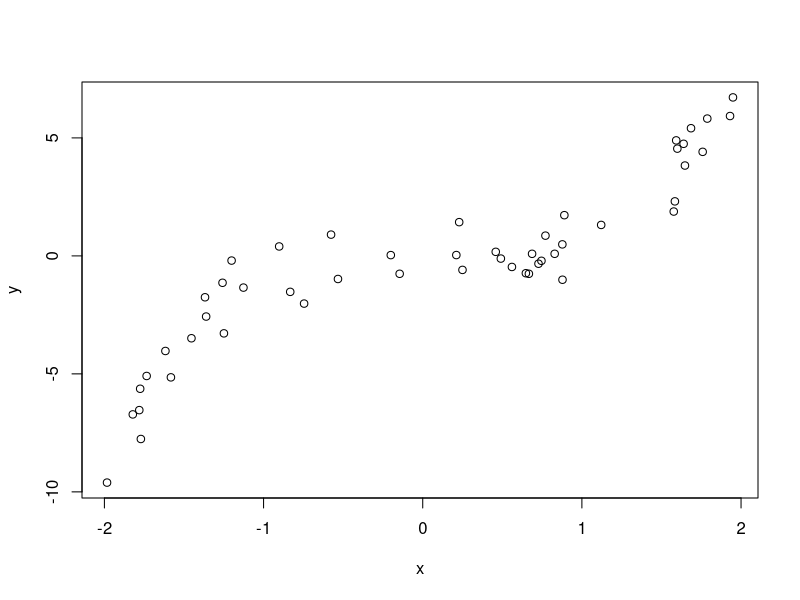
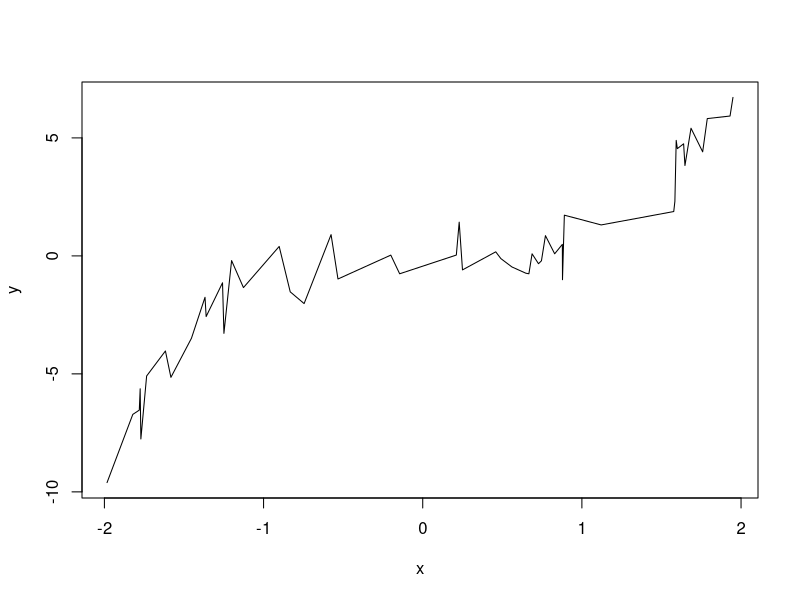
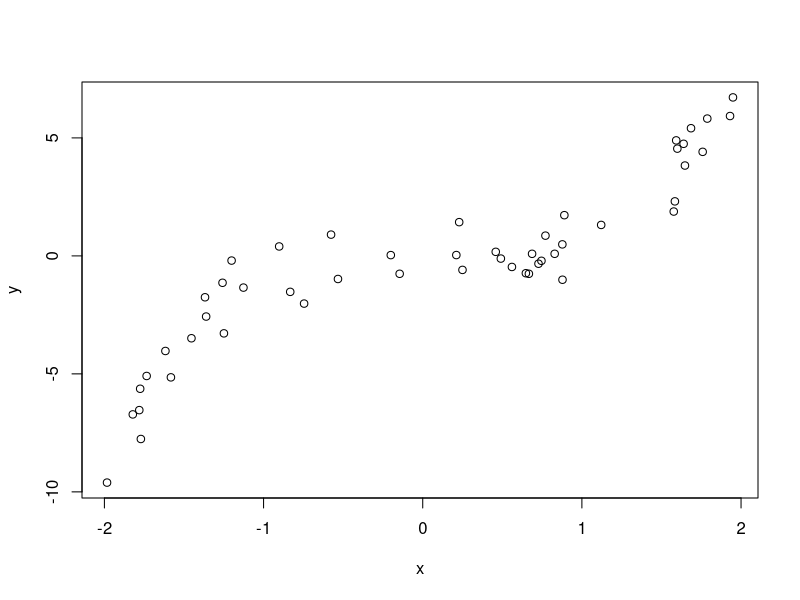
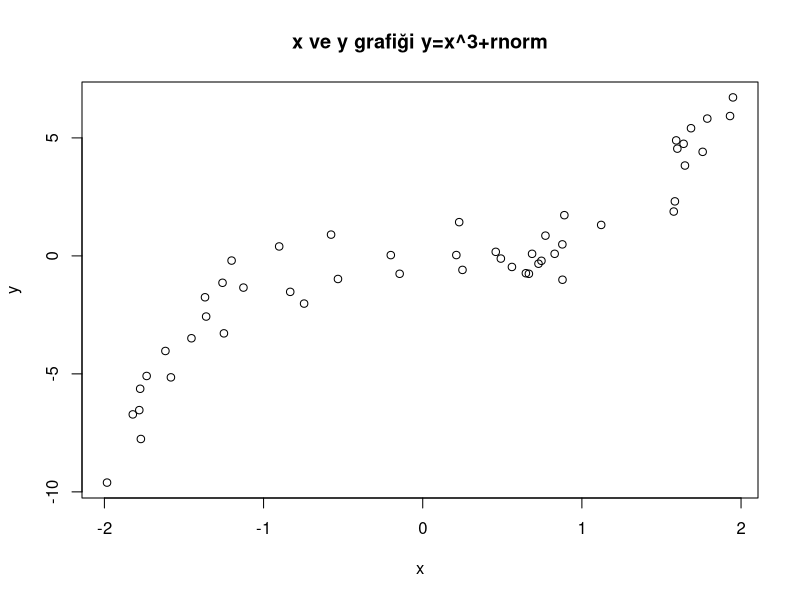
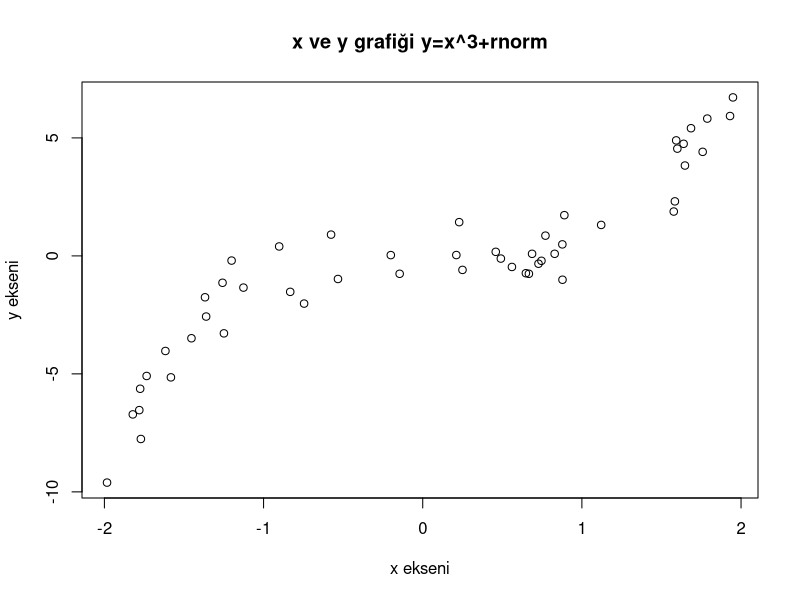
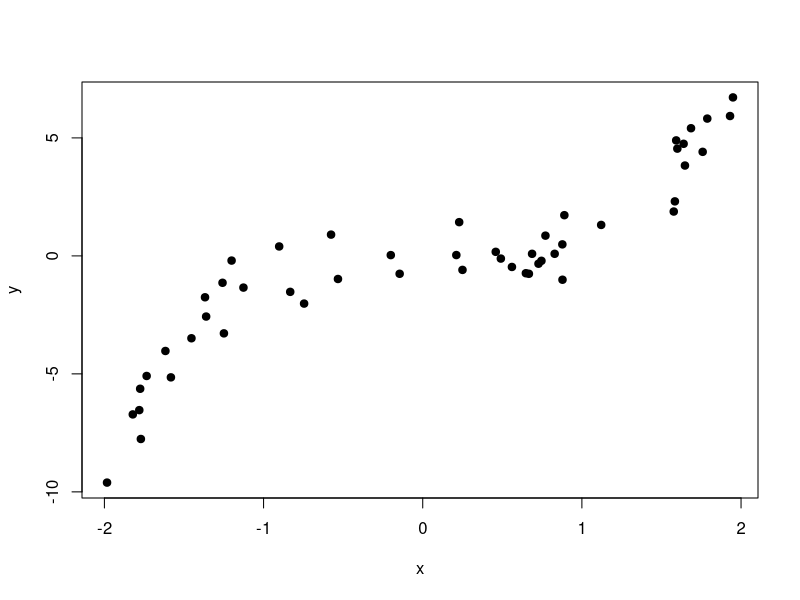
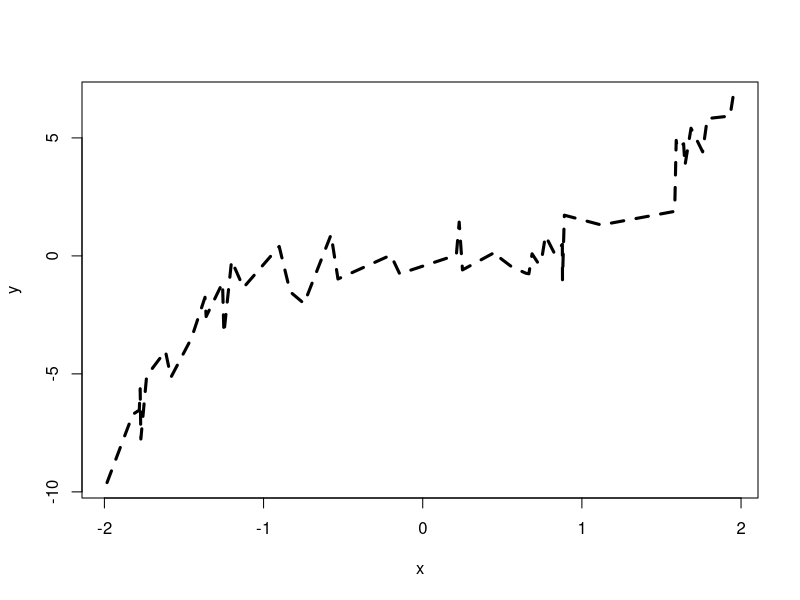
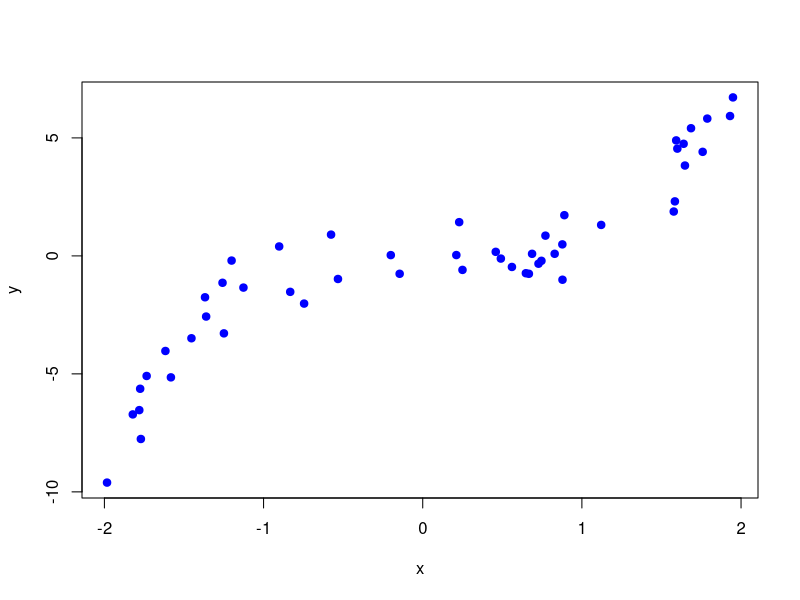

These figures' R source, in order:
# Plot (Grafik çizim)

n = 50
x = runif(n, min=-2, max=2) # -2 ve 2 arasında uniform dağılım 50 tane değer
x = sort(x) # sort fonksiyonu => küçükten büyüğe sıra
y = x^3 + rnorm(n) # xKüp + normal dağılım(ortalama 0, standart sapması 1)
# plot
plot(x,y) # grafik oluştur

plot(x,y,type="l") # line plot - çizgi grafiği

plot(x,y,type="p") # point plot(scatter) - nokta grafiği

plot(x, y, main="x ve y grafiği y=x^3+rnorm")

plot(x, y, main="x ve y grafiği y=x^3+rnorm", xlab="x ekseni", ylab="y ekseni")

plot(x, y, pch=19) # pch: nokta tipini belirler. http://www.sthda.com/english/wiki/r-plot-pch-symbols-the-different-point-shapes-available-in-r

plot(x, y, type="l", lty=2, lwd=3)

plot(x, y, pch=19, col="blue")


# Çoklu grafikler
par(mar=c(1,1,1,1))
par(mfrow=c(2,2)) # Grid elemanlarını belirle 2 satır, 2 kolon
plot(x,y, main="Plot-1", pch=20, col="red")
plot(x,y, main="Plot-2", pch=20, col="blue")
plot(rev(x),y, main="Plot-3", pch=20, col="blue")
plot(rev(x),y, main="Plot-4", pch=20, col="red")

# Grafiği dosya olarak saklamak için
png(filename = "grafik.png")
par(mfrow=c(2,2)) # Grid elemanlarını belirle 2 satır, 2 kolon
plot(x,y, main="Plot-1", pch=20, col="red")
plot(x,y, main="Plot-2", pch=20, col="blue")
plot(rev(x),y, main="Plot-3", pch=20, col="blue")
plot(rev(x),y, main="Plot-4", pch=20, col="red")
dev.off()

# Histogram
hist(x)

par(mfrow=c(1,1))
hist(x, col="blue", freq = TRUE)

plot(x,y)


# ggplot grafik kütüphanesi
# install.packages("ggplot2")
library(ggplot2) # python'daki import komutu gibi

data("midwest", package="ggplot2")

ggplot(midwest, aes(x=area, y=poptotal)) + geom_point() + xlim(c(0, 0.1)) + ylim(c(0, 1000000))

g = ggplot(midwest, aes(x=area, y=poptotal)) + geom_point(col="steelblue", size=3)
g = g + xlim(c(0, 0.1)) + ylim(c(0, 1000000))
g = g + ggtitle("Alan - Nüfus İlişkişi", subtitle = "Kaynak: Midwest verisi")
g = g + xlab("Alan") + ylab("Nüfus")
g # grafik çıktısını görmek için

# Eyaletlerin farklı renklerde gösterilmesi
g = ggplot(midwest, aes(x=area, y=poptotal)) + geom_point(aes(col=state), size=3)
g = g + xlim(c(0, 0.1)) + ylim(c(0, 1000000))
g = g + ggtitle("Alan - Nüfus İlişkişi", subtitle = "Kaynak: Midwest verisi")
g = g + xlab("Alan") + ylab("Nüfus")
g # grafik çıktısını görmek için


# 4 boyut veri içeren grafik
g = ggplot(midwest, aes(x=area, y=poptotal, size=percollege)) + geom_point(aes(col=state))
g = g + xlim(c(0, 0.1)) + ylim(c(0, 1000000))
g = g + ggtitle("Alan - Nüfus İlişkişi", subtitle = "Kaynak: Midwest verisi")
g = g + xlab("Alan") + ylab("Nüfus")
g # grafik çıktısını görmek için


# Başka bir örnek
data("mtcars") # araç bilgilerinin olduğu veri seti : mtcars

ggplot(mtcars, aes(x=cyl, y=mpg)) + geom_point(aes(col=gear))







